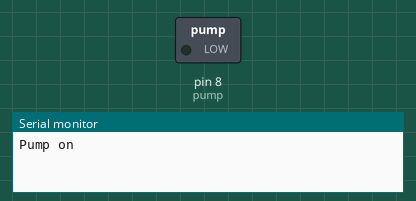
A sketch run on a simulated Arduino Uno, built with avr-gcc and run on an emulated ATmega328P. Shown: switched loads named in the sketch (green lamp = pin HIGH), the last lines printed to the serial monitor.

Above: at 5.0 s.
At 12.5 s:
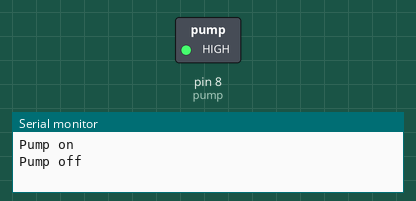
Timing chart, 0 to 19.5 s (numbered marks = the images above):
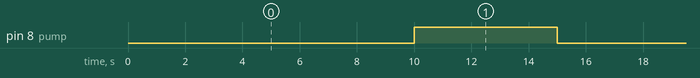

The sketch:

pump.ino
```cpp
#define pump 8
void setup() {
  pinMode(pump, OUTPUT);
  Serial.begin(9600);
}

void loop() {
  Serial.println("Pump on");
  digitalWrite(pump, LOW);
  delay(10000);
  Serial.println("Pump off");
  digitalWrite(pump, HIGH);
  delay(5000);
}
```

Measured:
- by itself, pin 8 (pump): alternates HIGH for 5.0 s and LOW for 10.0 s
